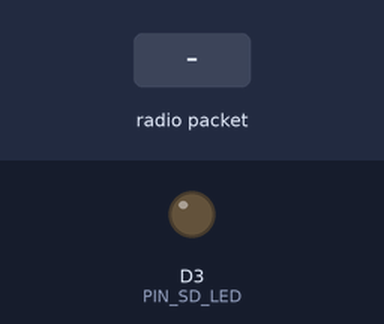
Simulated run of this sketch. Board: ESP8266 (NodeMCU). Parts: output pins drawn as LEDs (lit = HIGH). Dashed ring = blinking. The test bench sets the inputs (shaded band). WiFi joins after 1.5 s; servers stay silent unless stated; the local clock reads 2024-03-15 10:24:30 at power-on unless the sketch sets it; storage starts empty; no radio packets arrive unless stated; pins used as bus, display or sensor lines are not drawn; what the sketch prints to the serial monitor is not drawn.

Above: at 3.1 s.
3.2 s: radio packet "REQT:" arrives
At 3.8 s:
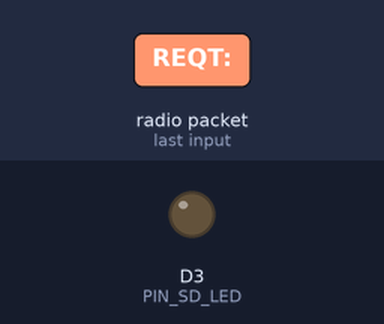
4.7 s: radio packet "DATA:" arrives
At 5.6 s:
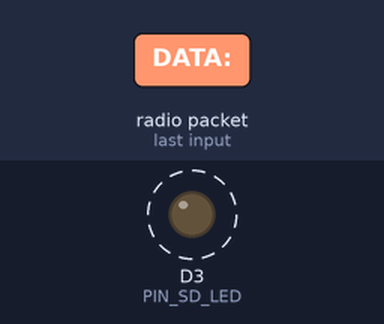
Timing chart, 0 to 7.7 s (numbered marks = the images above; inputs shaded):
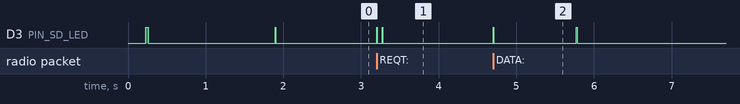

The sketch:

base-station.ino
```cpp
/**********************************************************************
 *  SOIL-MOISTURE  BASE STATION  –  ESP8266 NodeMCU v3
 *  ---------------------------------------------------------------
 *  • LoRa 915 MHz (RFM95)      – RadioHead RH_RF95
 *  • SD card (SdFat, CS=D4, CD=D2)
 *  • Wi-Fi “MSetup” (open)     – fetch UTC via one-shot NTP
 *  • Messages
 *        "REQT:<id>"               → "TIME:<epoch32>"
 *        "DATA:<id>,<ts>,<val>[|<ts>,<val>]" → append CSV, wait 5 s
 *                                 → "ACKTIME:<epoch32>"
*********************************************************************/
#include <ESP8266WiFi.h>
#include <WiFiUdp.h>
#include <ESP8266HTTPClient.h>
#include <SPI.h>
#include <SdFat.h>
#include <RH_RF95.h>
#include <sys/time.h>
#include <time.h>
#include <inttypes.h>

/* -------- pin map (NodeMCU v3) -------- */
constexpr uint8_t PIN_LORA_CS   = D8;
constexpr uint8_t PIN_LORA_INT  = D1;
constexpr uint8_t PIN_LORA_RST  = D0;

constexpr uint8_t PIN_SD_CS     = D4;
constexpr uint8_t PIN_SD_CD     = D2;
constexpr uint8_t PIN_SD_LED    = D3;
constexpr uint8_t PIN_LBO       = A0;

/* -------- radio -------- */
constexpr float   LORA_FREQ_MHZ = 915.0;
constexpr int8_t  LORA_TX_PWR   = 20; // dB (20 Max)

/* -------- ThingSpeak -------- */
const char* THINGSPEAK_API_KEYS[4] = {
  "REPLACE_WITH_NODE1_WRITE_API_KEY",
  "REPLACE_WITH_NODE2_WRITE_API_KEY",
  "REPLACE_WITH_NODE3_WRITE_API_KEY",
  "REPLACE_WITH_NODE4_WRITE_API_KEY"
};
const char* THINGSPEAK_HOST    = "http://api.thingspeak.com";

/* -------- globals -------- */
RH_RF95 rf95(PIN_LORA_CS, PIN_LORA_INT);
SdFat sd;
WiFiUDP ntpUDP;
constexpr uint32_t DATA_TIMEOUT_SEC = 6UL * 3600; // reboot after 6 h w/o data
uint32_t lastDataEpoch = 0;

/* -------- tiny NTP helper -------- */
const uint32_t NTP2UNIX = 2'208'988'800UL; // 1900‒>1970 offset

bool getNtpEpoch(uint32_t &utc32)
{
  uint8_t pkt[48] = {};
  pkt[0] = 0b11100011; // LI=3, VN=4, Mode=3 (client)

  ntpUDP.begin(0);
  if (!ntpUDP.beginPacket("pool.ntp.org", 123)) return false;
  ntpUDP.write(pkt, 48);
  ntpUDP.endPacket();

  const uint32_t t0 = millis();
  while (millis() - t0 < 2000) { // 2-s timeout
    if (ntpUDP.parsePacket() == 48) {
      ntpUDP.read(pkt, 48);
      uint32_t secs = (pkt[40] << 24) | (pkt[41] << 16) |
                      (pkt[42] <<  8) |  pkt[43];
      utc32 = secs - NTP2UNIX;
      ntpUDP.stop();
      return true;
    }
    delay(10);
  }
  ntpUDP.stop();
  return false;
}

/* -------- epoch helpers -------- */
inline uint32_t nowEpoch32() {
  return static_cast<uint32_t>(time(nullptr)); // fits until Y2038
}
inline void setEpoch32(uint32_t e) {
  timeval tv{ static_cast<time_t>(e), 0 };
  settimeofday(&tv, nullptr);
}

// Format a UTC timestamp for ThingSpeak's `created_at` parameter
void iso8601Utc(char *out, size_t len, uint32_t epoch);

/* -------- ThingSpeak uploader -------- */
bool sendCsvToThingSpeak(uint8_t nodeId, uint32_t sampleEpoch,
                         const char* payload, int16_t rssi, int snr)
{
  if (WiFi.status() != WL_CONNECTED) return false;
  if (nodeId == 0 || nodeId > 4) return false; // only nodes 1–4 supported

  const char* apiKey = THINGSPEAK_API_KEYS[nodeId - 1];
  if (!apiKey || !*apiKey) return false; // skip if no key configured

  String p(payload);
  p.replace("\r", "");
  p.replace("\n", "");

  // payload looks like "<raw values>,<battery>" where raw values are
  // separated with '+' (or commas on some sensors)
  int lastComma = p.lastIndexOf(',');
  if (lastComma < 0) return false; // malformed payload

  String battery = p.substring(lastComma + 1);
  String raw     = p.substring(0, lastComma);

  char d = raw.indexOf(',') >= 0 ? ',' : '+'; // prefer comma if present

  String parts[4];
  uint8_t count = 0;
  int start = 0;
  while (start < raw.length() && count < 3) {
    int sep = raw.indexOf(d, start);
    if (sep == -1) sep = raw.length();
    parts[count++] = raw.substring(start, sep);
    start = sep + 1;
  }
  parts[count++] = battery; // 4th field is battery

  WiFiClient client;
  HTTPClient http;

  if (!http.begin(client, String(THINGSPEAK_HOST) + "/update.json")) return false;
  http.addHeader("Content-Type", "application/json");

  char ts[25];
  iso8601Utc(ts, sizeof(ts), sampleEpoch);

  String body = String("{\"api_key\":\"") + apiKey +
                "\",\"created_at\":\"" + ts +
                "\",\"timezone\":\"UTC\"";
  if (count >= 1) body += String(",\"field1\":\"") + parts[0] + '"';
  if (count >= 2) body += String(",\"field2\":\"") + parts[1] + '"';
  if (count >= 3) body += String(",\"field3\":\"") + parts[2] + '"';
  if (count >= 4) body += String(",\"field4\":\"") + parts[3] + '"';
  body += String(",\"field5\":\"") + rssi + '"';
  body += String(",\"field6\":\"") + snr + '"';
  body += '}';

  int code = http.POST(body);
  http.end();
  Serial.printf("ThingSpeak update %d\n", code);
  return code > 0;
}

/* -------- SD logger -------- */
void logCsv(uint8_t nodeId, uint32_t sampleEpoch, const char* payload,
             int16_t rssi, int snr)
{
  digitalWrite(PIN_SD_LED, HIGH);
  FsFile f = sd.open("/soil.csv", O_CREAT | O_WRITE | O_APPEND);
  if (!f) {
    Serial.println(F("! SD open fail"));
    digitalWrite(PIN_SD_LED, LOW);
    return;
  }

  String p(payload);
  int lastComma = p.lastIndexOf(',');
  String battery = p.substring(lastComma + 1);
  String rest    = p.substring(0, lastComma);

  f.print(sampleEpoch); f.print(',');
  f.print(battery);    f.print(',');
  f.print(nodeId);     f.print(',');
  f.print(rssi);       f.print(',');
  f.print(snr);        f.print(',');
  f.println(rest);
  f.sync();
  f.close();
  digitalWrite(PIN_SD_LED, LOW);

  // also send to ThingSpeak if Wi-Fi is available
  sendCsvToThingSpeak(nodeId, sampleEpoch, payload, rssi, snr);
}

/* -------- ISO-8601 UTC formatter -------- */
void isoUtc(char *out, size_t len, uint32_t epoch)
{
  time_t t = static_cast<time_t>(epoch);
  struct tm tm;
  gmtime_r(&t, &tm);
  snprintf(out, len, "%04d-%02d-%02d %02d:%02d:%02d",
           tm.tm_year + 1900, tm.tm_mon + 1, tm.tm_mday,
           tm.tm_hour, tm.tm_min, tm.tm_sec);
}

// ISO-8601 string suitable for ThingSpeak created_at
void iso8601Utc(char *out, size_t len, uint32_t epoch)
{
  time_t t = static_cast<time_t>(epoch);
  struct tm tm;
  gmtime_r(&t, &tm);
  snprintf(out, len, "%04d-%02d-%02dT%02d:%02d:%02dZ",
           tm.tm_year + 1900, tm.tm_mon + 1, tm.tm_mday,
           tm.tm_hour, tm.tm_min, tm.tm_sec);
}

/* -------- event logger -------- */
void logEvent(const char* type, uint8_t id, uint32_t epoch, const char* info = nullptr)
{
  digitalWrite(PIN_SD_LED, HIGH);
  FsFile f = sd.open("/events.csv", O_CREAT | O_WRITE | O_APPEND);
  if (!f) {
    Serial.println(F("! SD open fail"));
    digitalWrite(PIN_SD_LED, LOW);
    return;
  }
  char iso[21];
  isoUtc(iso, sizeof(iso), epoch);
  f.print(type);   f.print(',');
  f.print(id);     f.print(',');
  f.print(epoch);  f.print(',');
  f.print(iso);
  if (info && *info) { f.print(','); f.print(info); }
  f.println();
  f.sync();
  f.close();
  digitalWrite(PIN_SD_LED, LOW);
}

/* -------- send current time -------- */
void sendEpochTo(uint8_t dest)
{
  char msg[24];
  uint32_t now32 = nowEpoch32();
  snprintf(msg, sizeof(msg), "TIME:%" PRIu32, now32);

  rf95.waitCAD();
  rf95.send(reinterpret_cast<uint8_t*>(msg), strlen(msg));
  rf95.waitPacketSent();

  Serial.printf("→ %s\n", msg);
  logEvent("TIME", dest, now32);
}

/* ======================  SETUP  ====================== */
void setup()
{
  Serial.begin(115200);
  delay(200);

  /* LoRa */
  pinMode(PIN_LORA_RST, OUTPUT);
  digitalWrite(PIN_LORA_RST, LOW);
  delay(10);
  digitalWrite(PIN_LORA_RST, HIGH);
  delay(10);
  if (!rf95.init()) {
    Serial.println(F("LoRa init FAIL"));
    while (true);
  }
  rf95.setFrequency(LORA_FREQ_MHZ);
  rf95.setModemConfig(RH_RF95::Bw125Cr48Sf4096); // longest range
  rf95.setTxPower(LORA_TX_PWR, false);
  Serial.println(F("LoRa ready"));
  logEvent("BOOT", 0, nowEpoch32());

  /* SD */
  pinMode(PIN_SD_CS, OUTPUT);
  digitalWrite(PIN_SD_CS, HIGH);
  pinMode(PIN_SD_LED, OUTPUT);
  digitalWrite(PIN_SD_LED, LOW);
  pinMode(PIN_SD_CD, INPUT_PULLUP);
  pinMode(PIN_LBO, INPUT);
  digitalWrite(PIN_SD_LED, HIGH);
  if (sd.begin(PIN_SD_CS, SD_SCK_MHZ(25))) {
        Serial.println(F("SD OK"));
        FsFile f = sd.open("/soil.csv", O_CREAT | O_WRITE | O_APPEND);
        if (!f) {
          Serial.println(F("! soil.csv open fail"));
        } else {
          f.close();
        }
  } else {
        Serial.println(F("SD init FAIL"));
  }
  digitalWrite(PIN_SD_LED, LOW);

  /* Wi-Fi → NTP (one-shot) */
  WiFi.mode(WIFI_STA);
  WiFi.begin("MSetup");
  Serial.print(F("Wi-Fi…"));
  uint32_t w0 = millis();
  while (WiFi.status() != WL_CONNECTED && millis() - w0 < 15'000) {
    delay(200); Serial.print('.');
  }
  Serial.println();

  if (WiFi.status() == WL_CONNECTED) {
    uint32_t ep;
    while (!getNtpEpoch(ep)) {
      Serial.println(F("! NTP failed – retry in 5 s"));
      delay(5000);
    }
    setEpoch32(ep);
    Serial.printf("Clock synced: %" PRIu32 "\n", ep);
    logEvent("NTP", 0, ep);
  } else {
    Serial.println(F("! Wi-Fi failed – unsynced clock"));
    logEvent("NOWIFI", 0, nowEpoch32());
  }

  lastDataEpoch = nowEpoch32();
}

/* ======================  LOOP  ====================== */
void loop()
{
  /* LoRa inbox */
  if (rf95.available()) {
    uint8_t len = RH_RF95_MAX_MESSAGE_LEN;
    uint8_t buf[RH_RF95_MAX_MESSAGE_LEN + 1];
    if (rf95.recv(buf, &len)) {
      int16_t rssi = rf95.lastRssi();
      int snr = rf95.lastSNR();
      buf[len] = '\0';
      String pkt(reinterpret_cast<char*>(buf));
      Serial.printf("← %s\n", pkt.c_str());

      if (pkt.startsWith("REQT:")) { // time request
        uint8_t id = pkt.substring(5).toInt();
        logEvent("REQT", id, nowEpoch32());
        sendEpochTo(id);

      } else if (pkt.startsWith("DATA:")) { // sensor data
        int comma = pkt.indexOf(',');
        uint8_t nodeId = pkt.substring(5, comma).toInt();

        String records = pkt.substring(comma + 1); // "epoch,data[|epoch,data]"
        int start = 0;
        while (start < records.length()) {
          int sep = records.indexOf('|', start);
          String rec = (sep == -1) ? records.substring(start)
                                   : records.substring(start, sep);
          int c2 = rec.indexOf(',');
          uint32_t ts = rec.substring(0, c2).toInt();
          String data = rec.substring(c2 + 1);
          logCsv(nodeId, ts, data.c_str(), rssi, snr);
          if (sep == -1) break; else start = sep + 1;
        }

        delay(1000);
        char ack[28];
        snprintf(ack, sizeof(ack), "ACKTIME:%" PRIu32, nowEpoch32());
        rf95.waitCAD();
        rf95.send(reinterpret_cast<uint8_t*>(ack), strlen(ack));
        rf95.waitPacketSent();
        Serial.printf("→ %s\n", ack);
        logEvent("DATA", nodeId, nowEpoch32());
        lastDataEpoch = nowEpoch32();
      }
    }
  }

  if (nowEpoch32() - lastDataEpoch >= DATA_TIMEOUT_SEC) {
    logEvent("NODATA", 0, nowEpoch32());
    ESP.restart();
  }
}
```

Measured:
- after the input at 3.2 s, D3 (PIN_SD_LED): alternates HIGH for 0.01 s and LOW for 0.06 s, 4 changes in all, then stays LOW, starting at once
- after the input at 4.7 s, D3 (PIN_SD_LED): alternates HIGH for 0.01 s and LOW for 1.1 s, 4 changes in all, then stays LOW, starting at once
